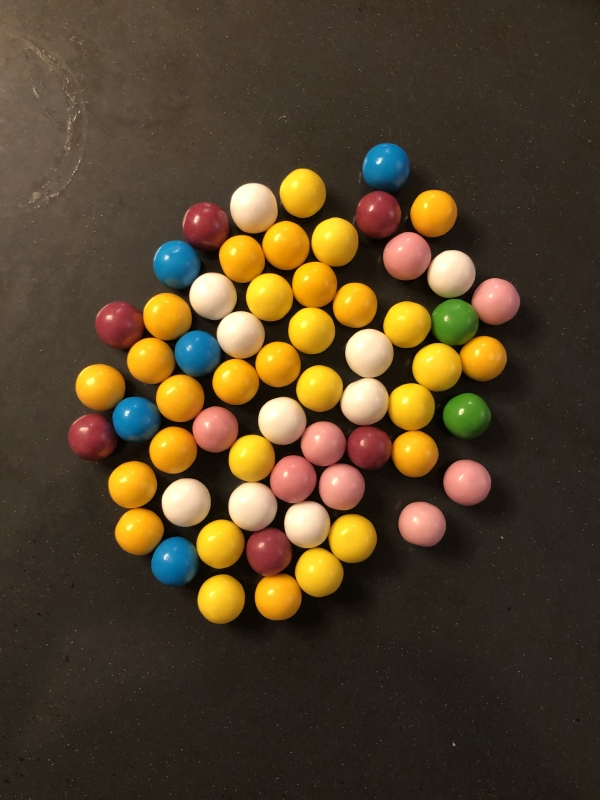
#> input picture images/chewing_gum_balls02.jpg, 600 x 800 px; its folder holds only this picture in this run
$ python GDV_gruppe05_02.py   (older library calls are emulated)
#> lines starting #> are read from the running program, lines starting #| are printed output that depends on the picture; after the words box and inside, x2 and y2 are one past the last pixel; in counts of white or black regions, pixels touching at a corner belong together
'''
Assignement 02: Object counting
Group: Group 5
Names: David Niemann, Samuel Noah Kasper, Daniel Meisler
Date: 3. November 2021
Sources: GDV
'''

import cv2
import glob  # for loading all images from a directory
import numpy as np

# Goal: Count the number of all colored balls in the images

# ground truth
num_yellow = 30
num_blue = 5
num_pink = 8
num_white = 10
num_green = 2
num_red = 6
gt_list = (num_red, num_green, num_blue, num_yellow, num_white, num_pink)

# configration of the colors
# name, hue, hue_range, saturation, saturation_range, value, value_range, kernel_size, kernel_shape, morph_operation, morph_iteration
blue = ('blue', 97, 4, 175, 100, 135, 100, 3, cv2.MORPH_ELLIPSE, 'none')
green = ('green', 41, 6, 245, 100, 135, 100, 3, cv2.MORPH_ELLIPSE, 'none')
yellow = ('yellow', 28, 5, 255, 100, 200, 60, 2, cv2.MORPH_ELLIPSE, 'none')
red = ('red', 173, 15, 115, 100, 170, 100, 4, cv2.MORPH_ELLIPSE,'morph_red')
pink = ('pink',0, 9, 45, 100, 255, 100, 2, cv2.MORPH_ELLIPSE,'morph_pink')
white =('white', 29, 6, 0, 100, 255, 100, 2, cv2.MORPH_ELLIPSE,'morph_white')

# all colors in one array
color_configuration = (red,green,blue,yellow,white,pink)

# dilation with parameters
def dilatation(img, size, shape):
    element = cv2.getStructuringElement(shape, (2 * size + 1, 2 * size + 1),
                                        (size, size))
    return cv2.dilate(img, element)

# erosion with parameters
def erosion(img, size, shape):
    element = cv2.getStructuringElement(shape, (2 * size + 1, 2 * size + 1),
                                        (size, size))
    return cv2.erode(img, element)

# opening
def opening(img, size, shape):
    element = cv2.getStructuringElement(shape, (2 * size + 1, 2 * size + 1),
                                        (size, size))
    return cv2.morphologyEx(img, cv2.MORPH_OPEN, element)

# closing
# [4 lines left out: function closing, not called in this run]

num_test_images_succeeded = 0
for img_name in glob.glob('Images/chewing_gum_balls*.jpg'):
    # load image
    print('Searching for colored balls in image:', img_name)

    all_colors_correct = True
    for c in range(0, len(color_configuration)):
        img = cv2.imread(img_name, cv2.IMREAD_COLOR)
#> img is the input picture: shape (800, 600, 3); mean B, G, R 41.6, 66.3, 83.3
        height = img.shape[0]
        width = img.shape[1]

        # convert to HSV
        hsv = cv2.cvtColor(img, cv2.COLOR_BGR2HSV)
#> hsv: shape (800, 600, 3); mean H, S, V 19.1, 116.2, 85.6

        # TODO: Insert your algorithm here
        lower_color = np.array([color_configuration[c][1] - color_configuration[c][2],
                                color_configuration[c][3] - color_configuration[c][4],
                                color_configuration[c][5] - color_configuration[c][6]])
        upper_color = np.array([color_configuration[c][1] + color_configuration[c][2],
                                color_configuration[c][3] + color_configuration[c][4],
                                color_configuration[c][5] + color_configuration[c][6]])
        # create a mask
        mask = cv2.inRange(hsv, lower_color, upper_color)
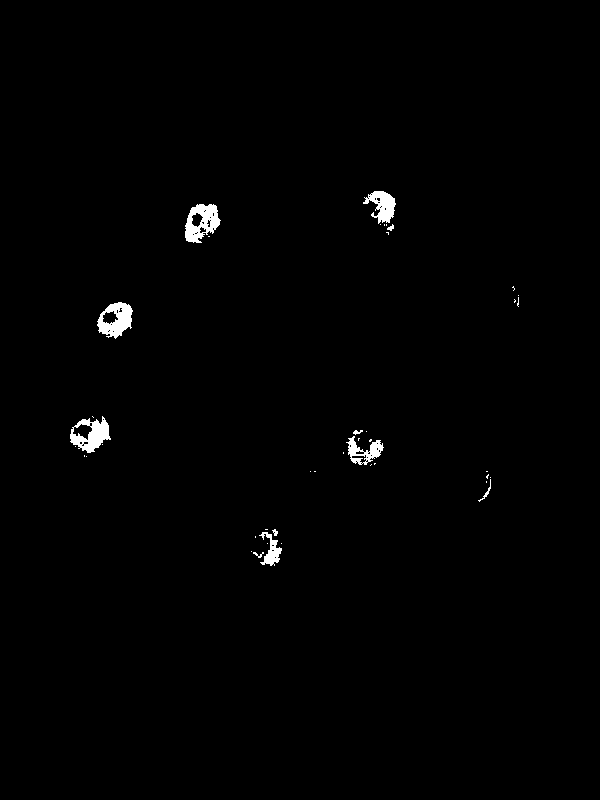
#> mask: shape (800, 600); 0.84% white; 42 white regions (31 under 20 px), largest, box (x1, y1, x2, y2) and area: (185, 204, 221, 243) 834, (70, 416, 111, 453) 783, (97, 302, 133, 339) 781
        # specific morph
        if(color_configuration[c][9] == "morph_red"):
            for i in range(3):
                mask = dilatation(mask, color_configuration[c][7], color_configuration[c][8])
#> this loop made 3 passes
#> pass 1, `mask = dilatation(mask, color_configuration[c][7], color_configuration..`:
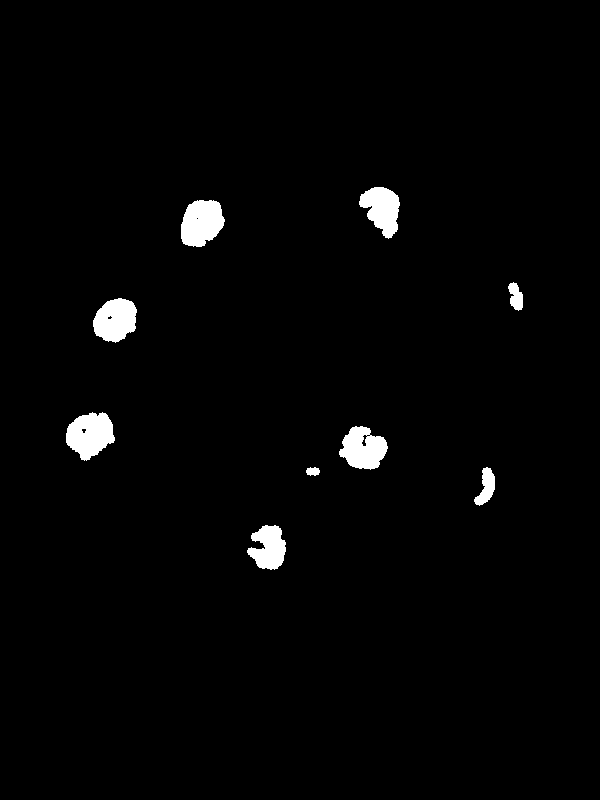
#> mask: shape (800, 600); 2% white; 9 white regions, largest, box (x1, y1, x2, y2) and area: (66, 412, 115, 461) 1639, (181, 200, 225, 247) 1585, (93, 298, 137, 343) 1461
#> pass 2, `mask = dilatation(mask, color_configuration[c][7], color_configuration..`:
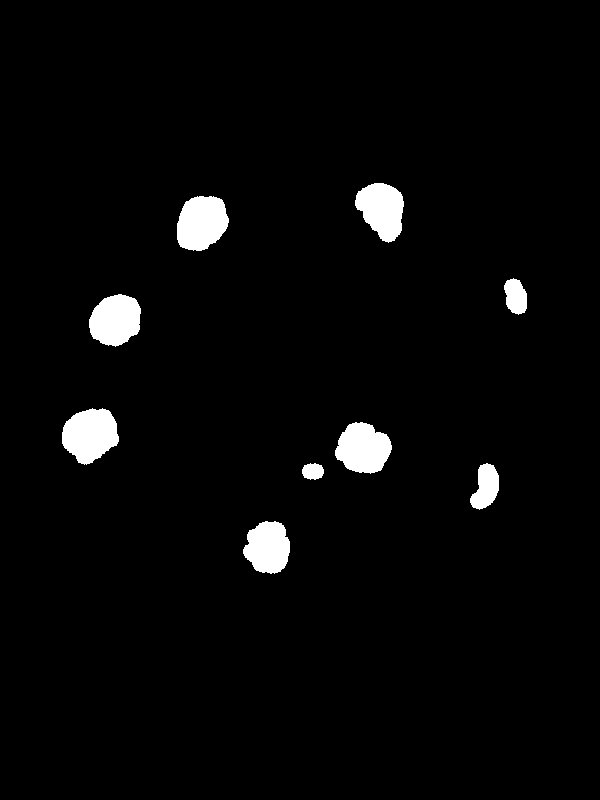
#> mask: shape (800, 600); 3% white; 9 white regions, largest, box (x1, y1, x2, y2) and area: (62, 408, 119, 465) 2331, (177, 196, 229, 251) 2237, (335, 422, 392, 474) 2144
#> pass 3, `mask = dilatation(mask, color_configuration[c][7], color_configuration..`:
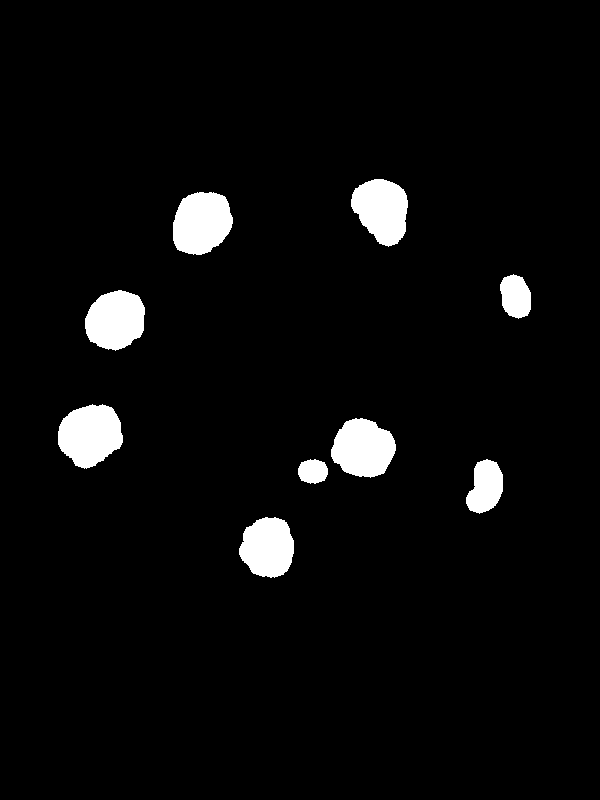
#> mask: shape (800, 600); 4.2% white; 9 white regions, largest, box (x1, y1, x2, y2) and area: (58, 404, 123, 469) 3101, (173, 192, 233, 255) 2983, (331, 418, 396, 478) 2882
            for i in range(4):
                mask = erosion(mask, color_configuration[c][7], color_configuration[c][8])
#> this loop made 4 passes
#> pass 3, `mask = erosion(mask, color_configuration[c][7], color_configuration[c]..`:
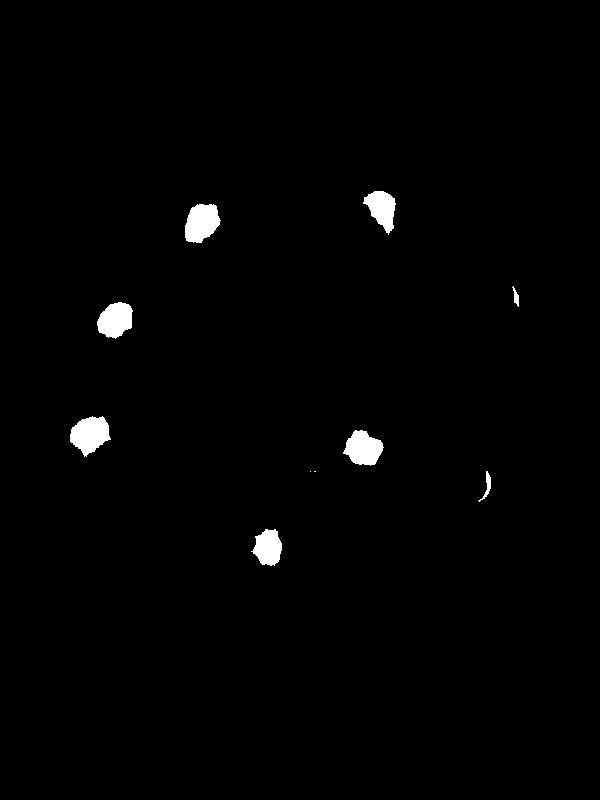
#> mask: shape (800, 600); 1.2% white; 10 white regions (2 under 20 px), largest, box (x1, y1, x2, y2) and area: (70, 416, 111, 457) 1094, (185, 204, 221, 243) 1045, (343, 430, 384, 466) 986
#> after the loop:
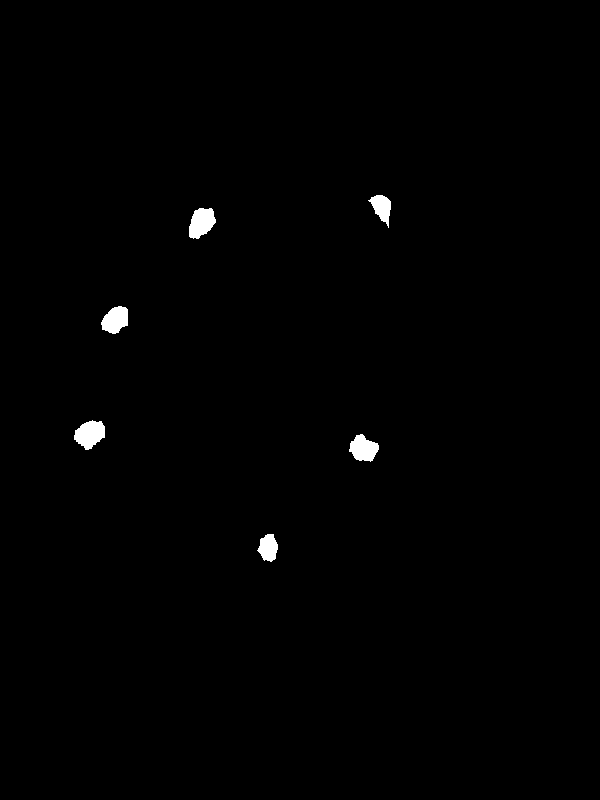
#> mask: shape (800, 600); 0.66% white; 6 white regions, box (x1, y1, x2, y2) and area: (74, 420, 105, 450) 633, (189, 208, 216, 239) 601, (349, 434, 379, 462) 557, (101, 306, 128, 334) 547, (257, 534, 278, 562) 409, (368, 195, 391, 228) 408
        if(color_configuration[c][9] == "morph_white"):
            for i in range(2):
                mask = dilatation(mask, color_configuration[c][7], color_configuration[c][8])
            for i in range(3):
                mask = erosion(mask, color_configuration[c][7], color_configuration[c][8])
        if(color_configuration[c][9] == "morph_pink"):
            #for i in range(1):
            #    mask = dilatation(mask, color_configuration[c][7], color_configuration[c][8])
            for i in range(1):
                mask = erosion(mask, color_configuration[c][7], color_configuration[c][8])
        # generel morph
        mask = opening(mask, color_configuration[c][7], color_configuration[c][8])
        # variables for counting
        connectivity = 8
        (num_labels, labels, stats, centroids) = cv2.connectedComponentsWithStats(
                                                    mask, connectivity, cv2.CV_32S)
#> labels: shape (800, 600) int32; 7 distinct labels, from 0 to 6
#> num_labels = 7; stats = [[0, 0, 600, 800, 476930], [370, 195, 21, 27, 381], [189, 208, 27, 31, 592], [101, 306, 27, 28, 540], [74, 420, 31, 30, 618], [350, 434, 29, 27, 545], [258, 534, 20, 27, 394]]; centroids = [[300, 399.7], [381.2, 206.4], [201.2, 222.3], [115, 319.5], [89.47, 433.7], [363.2, 448.2], [267.9, 547.4]]

        # TODO: implement something to set this variable
        min_size = 10
        num_rejected = 1
        num_final_labels = num_labels-num_rejected
#> num_final_labels = 6
        roundness = 0

        # go through all (reasonable) found connected components
        for i in range(1, num_labels):
            # check size and roundness as plausibility
            x = stats[i, cv2.CC_STAT_LEFT]
            y = stats[i, cv2.CC_STAT_TOP]
            w = stats[i, cv2.CC_STAT_WIDTH]
            h = stats[i, cv2.CC_STAT_HEIGHT]
            if w < min_size or h < min_size:
                print('Found a too small component.')
                num_rejected += 1
                continue  # found component is too small to be correct
            if w > h:
                roundness = 1.0 / (w/h)
            elif h > w:
                roundness = 1.0 / (h/w)
            if (roundness < .5):
                print('Found a component that is not round enough.')
                num_rejected += 1
                continue  # ratio of width and height is not suitable

            # find and draw center
            center = centroids[i]
            center = np.round(center)
            center = center.astype(int)
            cv2.circle(img, center, 7, (0, 0, 255), 2)

            # find and draw bounding box
            cv2.rectangle(img, (x, y), (x + w, y + h), (0, 255, 0), 3)
#> this loop made 6 passes
#> (x, y, w, h, roundness, center) on passes 1 to 6: (370, 195, 21, 27, 0.778, [381, 206]), (189, 208, 27, 31, 0.871, [201, 222]), (101, 306, 27, 28, 0.964, [115, 319]), (74, 420, 31, 30, 0.968, [89, 434]), (350, 434, 29, 27, 0.931, [363, 448]), (258, 534, 20, 27, 0.741, [268, 547])
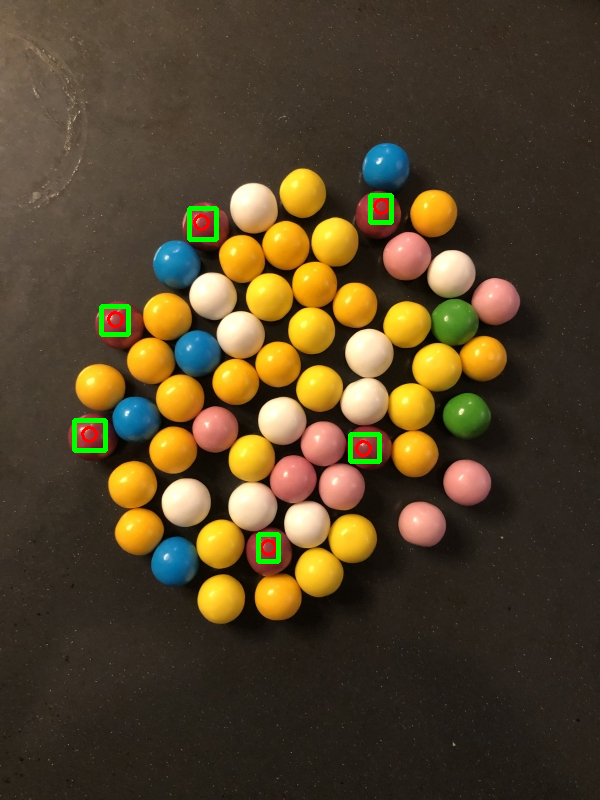
#> img: shape (800, 600, 3); 0.82% of pixels changed, all inside (x1, y1, x2, y2) = (72, 193, 394, 564)
#> after the loop, num_rejected = 1

        success = (num_final_labels == int(gt_list[c]))
#> success = True

        if success:
            print('We have found all', str(num_final_labels), '/',
                  str(gt_list[c]), color_configuration[c][0]  , 'chewing gum balls. Yeah!')
#| We have found all 6 / 6 red chewing gum balls. Yeah!
        elif (num_final_labels > int(gt_list[c])):
            print('We have found too many (', str(num_final_labels), '/',
                  str(gt_list[c]), ') candidates for', color_configuration[c][0], 'chewing gum balls. Damn!')
            all_colors_correct = False
        else:
            print('We have not found enough (', str(num_final_labels), '/',
                  str(gt_list[c]), ') candidates for', color_configuration[c][0], 'chewing gum balls. Damn!')
            all_colors_correct = False

        # debug output of the test images
        if ((img_name == 'Images\chewing_gum_balls01.jpg')
            or (img_name == 'Images\chewing_gum_balls04.jpg')
                or (img_name == 'Images\chewing_gum_balls06.jpg')):
            # show the original image with drawings in one window
            cv2.imshow('Original image', img)

            # show other images!
            cv2.imshow('Masked Image', mask)
            # q for fast quit
            if cv2.waitKey(0) == ord('q'):
                break
            cv2.destroyAllWindows()
    if all_colors_correct:
        num_test_images_succeeded += 1
        print('Yeah, all colored objects have been found correctly in ', img_name)

print('Test result:', str(num_test_images_succeeded), 'test images succeeded.')

$ run again, on images/chewing_gum_balls03.jpg
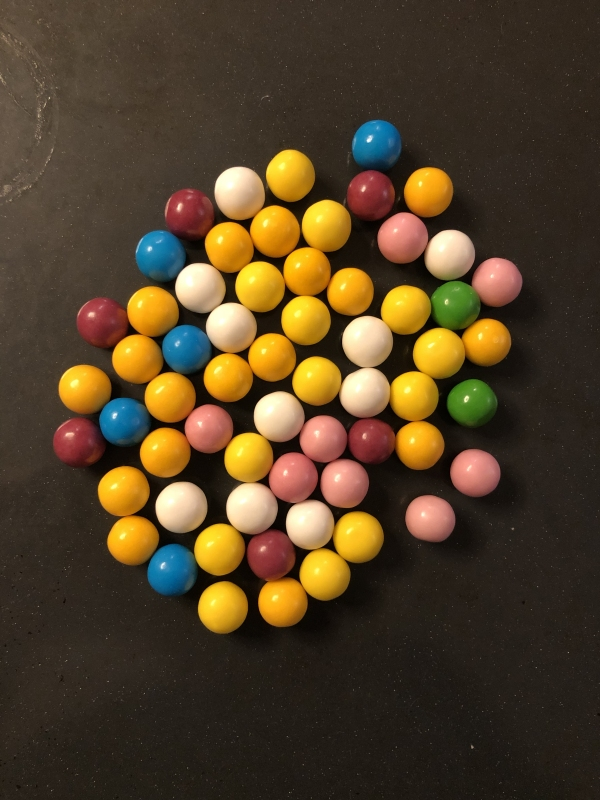
#> input picture images/chewing_gum_balls03.jpg, 600 x 800 px
#> img is the input picture: shape (800, 600, 3); mean B, G, R 39.4, 64.5, 82.1
#> hsv: shape (800, 600, 3); mean H, S, V 19.3, 119.5, 84.7
#> after the loop `for i in range(4):`:
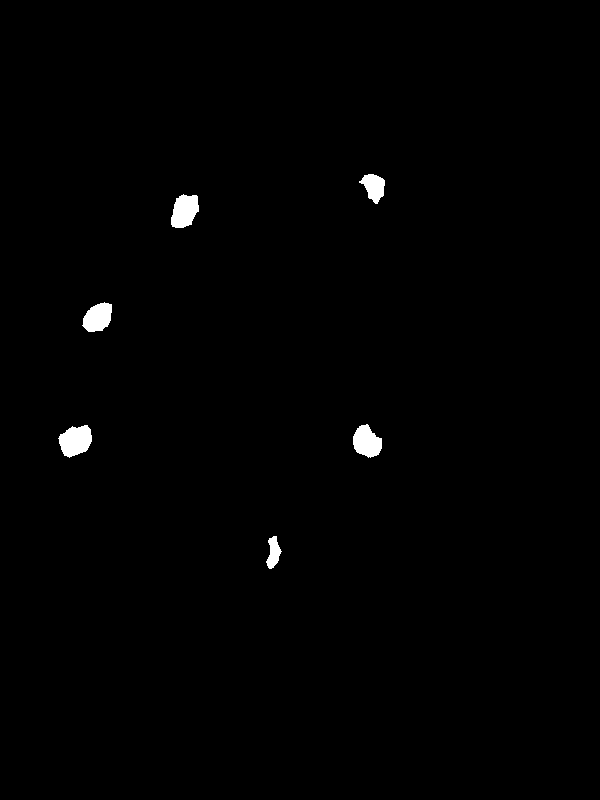
#> mask: shape (800, 600); 0.76% white; 6 white regions, box (x1, y1, x2, y2) and area: (58, 425, 92, 458) 789, (171, 194, 199, 228) 716, (353, 424, 382, 458) 689, (82, 302, 112, 332) 651, (359, 174, 385, 204) 475, (266, 536, 282, 569) 308
#> labels: shape (800, 600) int32; 7 distinct labels, from 0 to 6
#> num_labels = 7; stats = [[0, 0, 600, 800, 476475], [362, 174, 23, 27, 443], [171, 195, 28, 33, 702], [83, 302, 29, 30, 641], [59, 425, 33, 32, 781], [353, 425, 29, 33, 679], [267, 537, 14, 30, 279]]; centroids = [[300.2, 399.9], [373.7, 186], [184.1, 210.8], [97.45, 317.1], [75.14, 440.4], [366.4, 441.7], [273.3, 552]]
#> num_final_labels = 6
#> the loop `for i in range(1, num_labels):` made 6 passes
#> (x, y, w, h, roundness, center) on passes 1 to 5: (362, 174, 23, 27, 0.852, [374, 186]), (171, 195, 28, 33, 0.848, [184, 211]), (83, 302, 29, 30, 0.967, [97, 317]), (59, 425, 33, 32, 0.97, [75, 440]), (353, 425, 29, 33, 0.879, [366, 442])
#> after the loop `for i in range(1, num_labels):`:
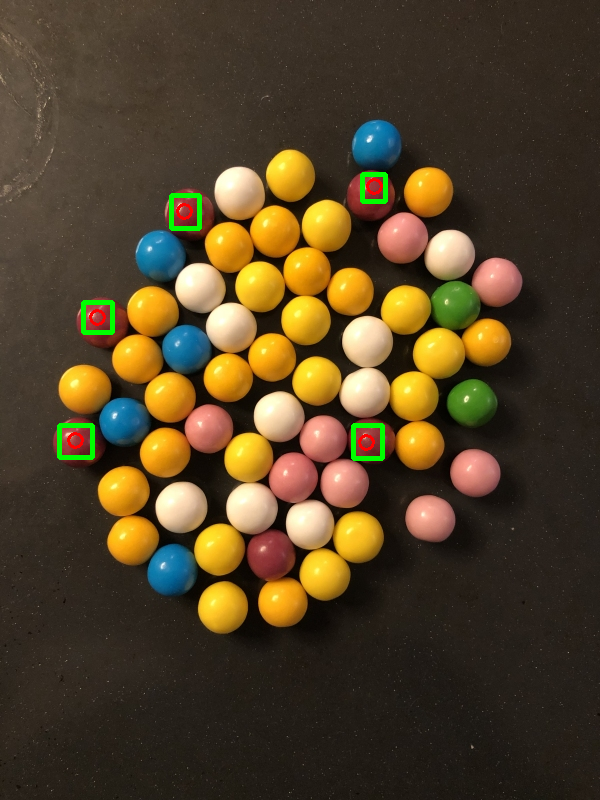
#> img: shape (800, 600, 3); 0.74% of pixels changed, all inside (x1, y1, x2, y2) = (57, 172, 388, 461)
#> after the loop `for i in range(1, num_labels):`: num_rejected = 2
#> success = True
#| We have found all 6 / 6 red chewing gum balls. Yeah!
